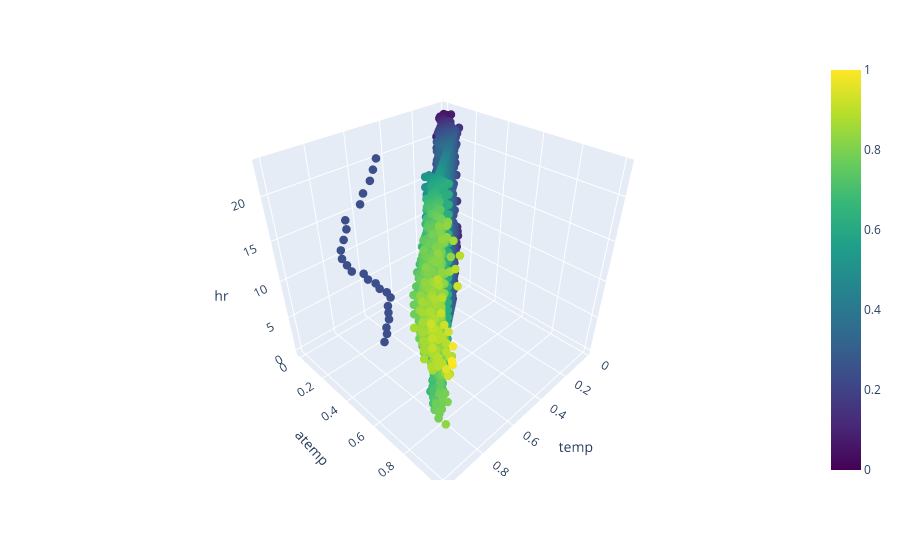

Notebook source saved alongside this figure:
### Code cell
import plotly.express as px

fig = px.scatter_3d(df, x="temp", y="atemp", z="hr")

fig.update_traces(marker=dict(
    size=5,
    color=df["atemp"],   # ✅ numeric (no conversion)
    colorscale='Viridis',
    showscale=True
))

fig.show()

### Figure 1 — Plotly figure (JSON) as saved in the notebook; plotly's stock layout.template omitted (floating-point values rounded to 4 significant figures; data arrays with more than 128 entries replaced by an {"elided": "..."} marker saying what was removed)
{"data": [{"hovertemplate": "temp=%{x}<br>atemp=%{y}<br>hr=%{z}<extra></extra>", "legendgroup": "", "marker": {"color": {"elided": "17379 float values"}, "colorscale": [[0, "#440154"], [0.1111, "#482878"], [0.2222, "#3e4989"], [0.3333, "#31688e"], [0.4444, "#26828e"], [0.5556, "#1f9e89"], [0.6667, "#35b779"], [0.7778, "#6ece58"], [0.8889, "#b5de2b"], [1, "#fde725"]], "showscale": true, "size": 5, "symbol": "circle"}, "mode": "markers", "name": "", "scene": "scene", "showlegend": false, "type": "scatter3d", "x": {"elided": "17379 float values"}, "y": {"elided": "17379 float values"}, "z": {"elided": "17379 int values"}}], "layout": {"legend": {"tracegroupgap": 0}, "margin": {"t": 60}, "scene": {"domain": {"x": [0, 1], "y": [0, 1]}, "xaxis": {"title": {"text": "temp"}}, "yaxis": {"title": {"text": "atemp"}}, "zaxis": {"title": {"text": "hr"}}}}}
